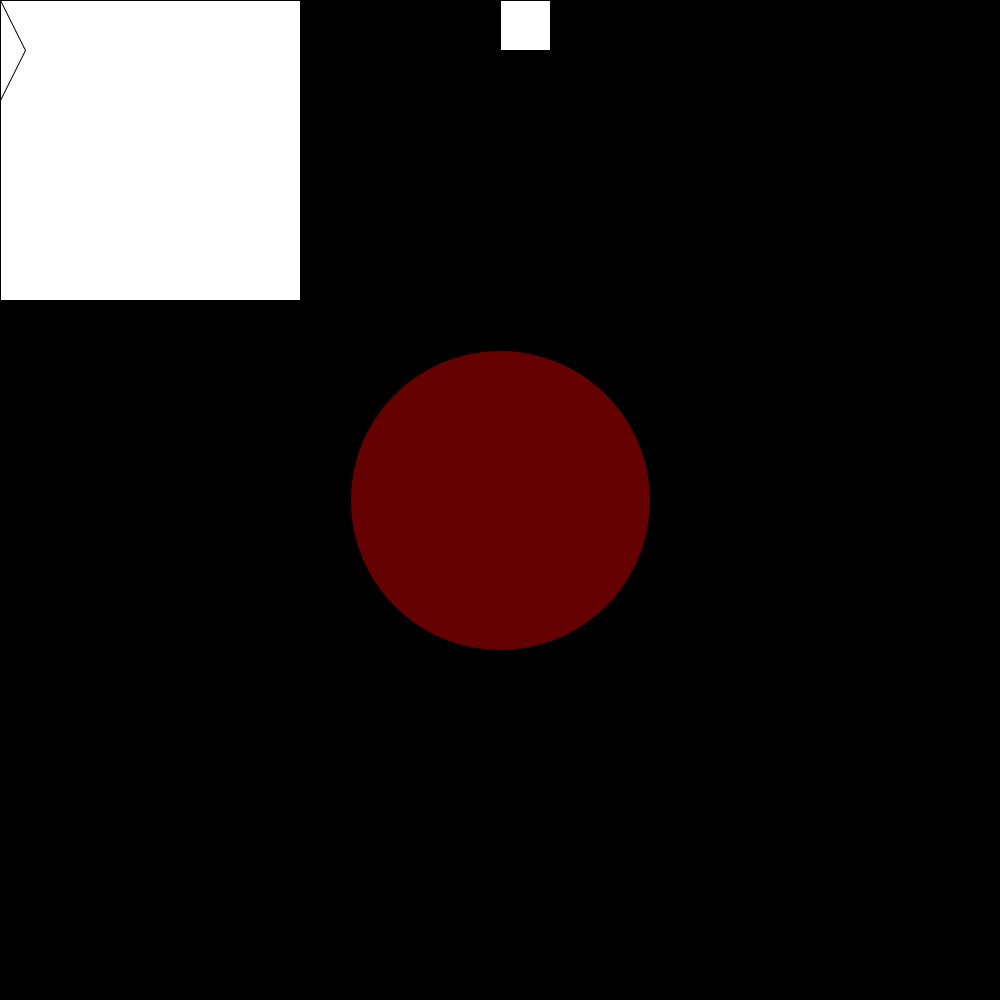
Frame 1 (no input)
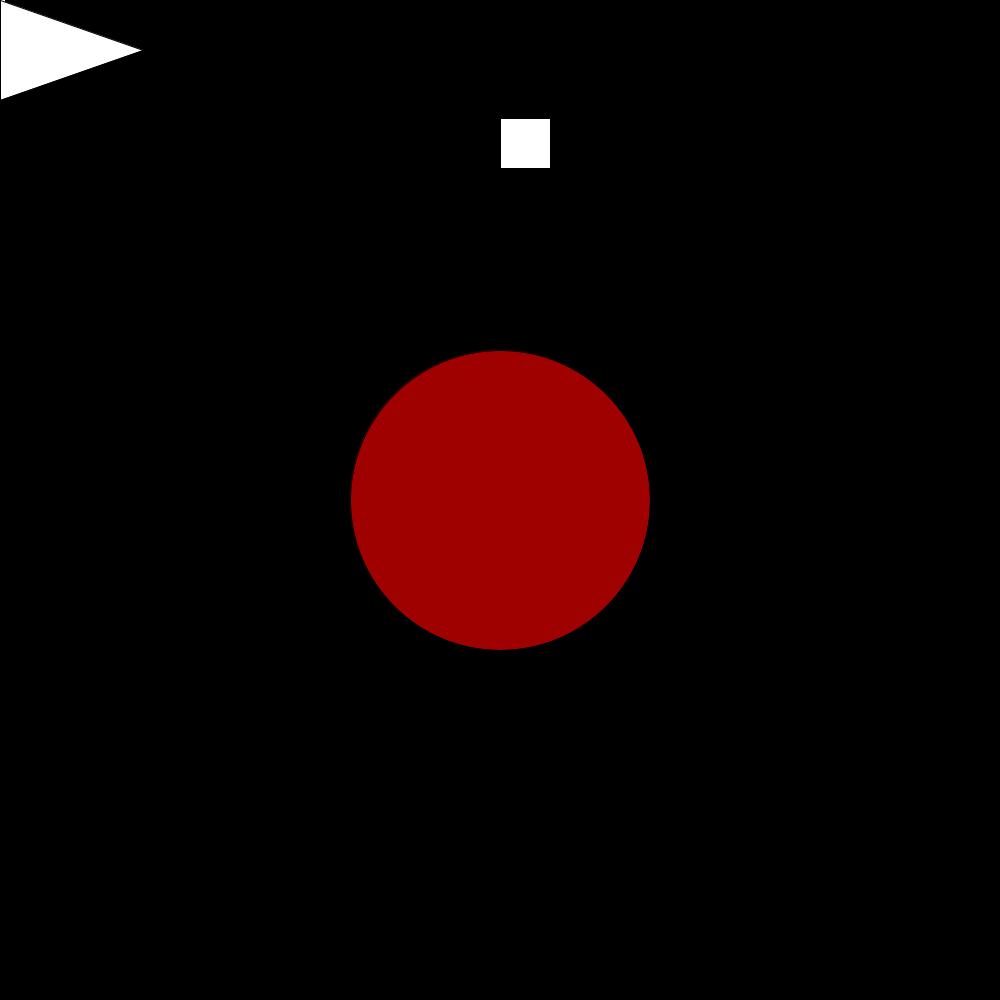
Frame 60 (the mouse pressed at the canvas centre just before this capture)
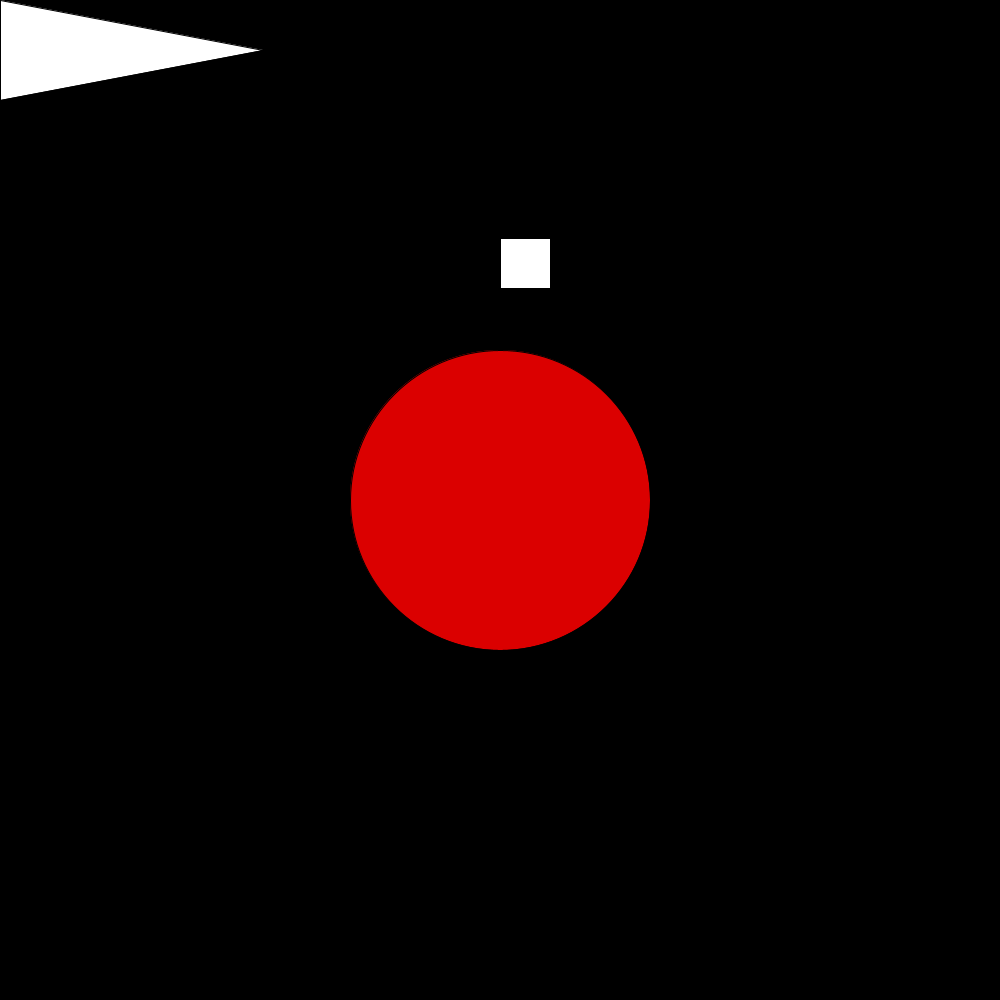
Frame 120 (the mouse held since frame 60 and released just before this capture)

The Processing sketch that drew these frames (run headless with seeded random() and noise(); from frame 60 on, the mouse is pressed at the canvas centre):

// Processing sketch: sketch_11_1_22
// ── sketch_11_1_22.pde
int j=100;
float janani=0;
int x=0;
int q=25;

void setup() {
  size(1000, 1000);
}

void draw() {
  background(0, 0, 0);
  fill(255, 0, 0, j);
  j=j+1;
  circle(500, 500, 300);
  fill(255, 255, 255);  
  square(janani, janani, 300);
  janani= janani-5;
  square(500, x, 50);
  x=x+2;
  triangle(0, 0, 0, 100, q, 50);
  q=q+=2;
 
}
